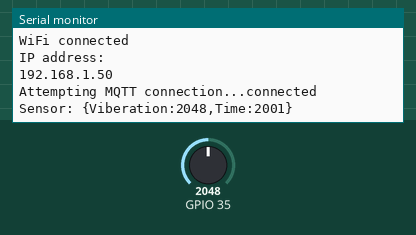
This sketch was run on a simulated ESP32. On the bench: the last lines printed to the serial monitor. Inputs (shaded band) come from the test bench; at power-on: GPIO 35 = 2048. WiFi joins after 1.5 s; servers stay silent unless stated; random numbers use the default seed unless the sketch sets one; no MQTT or app messages arrive unless stated.

Above: at 2.7 s.
2.8 s: GPIO 35 set to 1960
At 4.5 s:
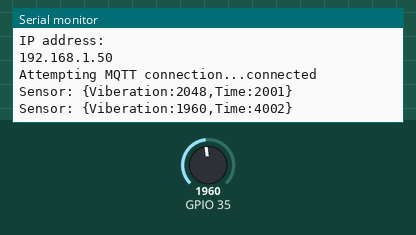
5.5 s: GPIO 35 set to 2040
At 7.3 s:
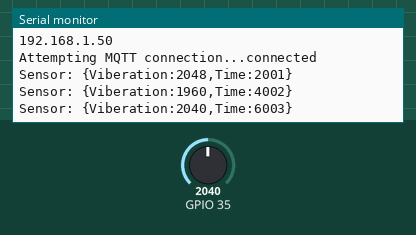
Timing chart, 0 to 8.8 s (numbered marks = the images above; inputs shaded):
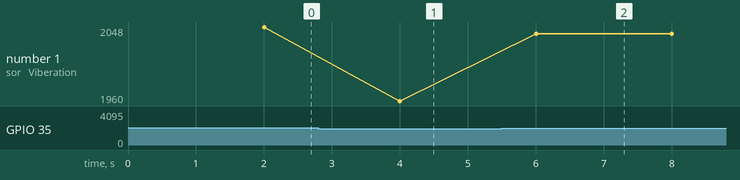

Measured:
- after the input at 2.8 s, the serial monitor: prints a new line after 1.2 s (image 1)
- after the input at 5.5 s, the serial monitor: prints a new line after 0.50 s (image 2)
- plotted number 1: 2048 → 1960 after the input at 2.8 s, 1960 → 2040 after the input at 5.5 s

The sketch:

mqtt_esp8266.ino
```cpp
#include <WiFi.h>
#include <PubSubClient.h>

const char* ssid = "NGUYENVANTAI";
const char* password = "12345678";
const char* mqtt_server = "192.168.137.84";

WiFiClient espClient;
PubSubClient client(espClient);
long lastMsg = 0;
char msg[50];
int value = 0;

void setup_wifi() {
  delay(10);
  Serial.println();
  Serial.print("Connecting to ");
  Serial.println(ssid);
  WiFi.begin(ssid, password);
  while (WiFi.status() != WL_CONNECTED) {
    delay(500);
    Serial.print(".");
  }

  randomSeed(micros());

  Serial.println("");
  Serial.println("WiFi connected");
  Serial.println("IP address: ");
  Serial.println(WiFi.localIP());
}

void callback(char* topic, byte* payload, unsigned int length) {
  Serial.print("Message arrived [");
  Serial.print(topic);
  Serial.print("] ");
  for (int i = 0; i < length; i++) {
    Serial.print((char)payload[i]);
  }
  Serial.println();
}

void reconnect() {
  // Loop until we're reconnected
  while (!client.connected()) {
    Serial.print("Attempting MQTT connection...");
    // Create a random client ID
    String clientId = "NGUYENVANTAI5398";
    clientId += String(random(0xffff), HEX);
    // Attempt to connect
    if (client.connect(clientId.c_str())) {
      Serial.println("connected");
      // Once connected, publish an announcement...
      client.publish("mytopic1", "hello world");
      // ... and resubscribe
//      client.subscribe("inTopic");
    } else {
      Serial.print("failed, rc=");
      Serial.print(client.state());
      Serial.println(" try again in 5 seconds");
      // Wait 5 seconds before retrying
      delay(5000);
    }
  }
}

void setup() {
      // Initialize the BUILTIN_LED pin as an output
  Serial.begin(115200);
  setup_wifi();
  client.setServer(mqtt_server, 2001);
  client.setCallback(callback);
}

void loop() {

  if (!client.connected()) {
    reconnect();
  }
  client.loop();

  long now = millis();
  if (now - lastMsg > 2000) {
    lastMsg = now;
    int sensorState = analogRead(35);
    snprintf (msg, 50, "{Viberation:%ld,Time:%ld}", sensorState, now);
    Serial.print("Sensor: ");
    Serial.println(msg);
    client.publish("mytopic1", msg);
//    snprintf (msg, 50, "%ld", now);
//    Serial.print("Time: ");
//    Serial.println(msg);
//    client.publish("mytopic1", msg);
  }
}
```
